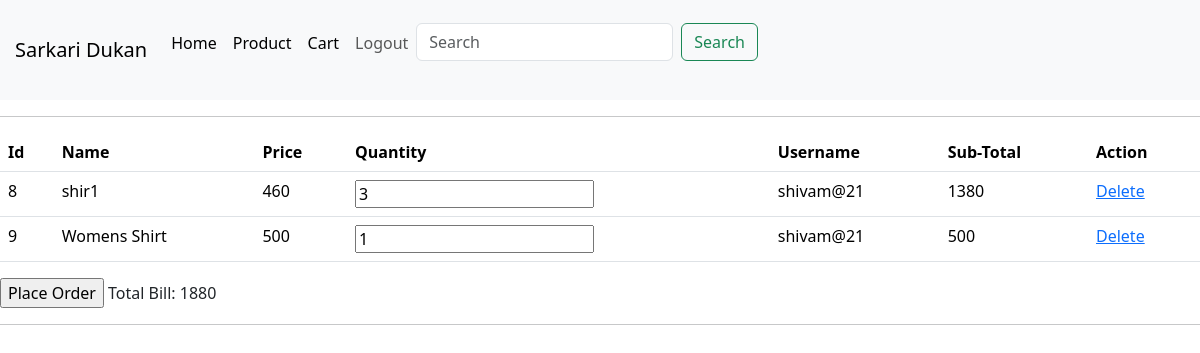
Before: /clist (signed in) with the older database file.
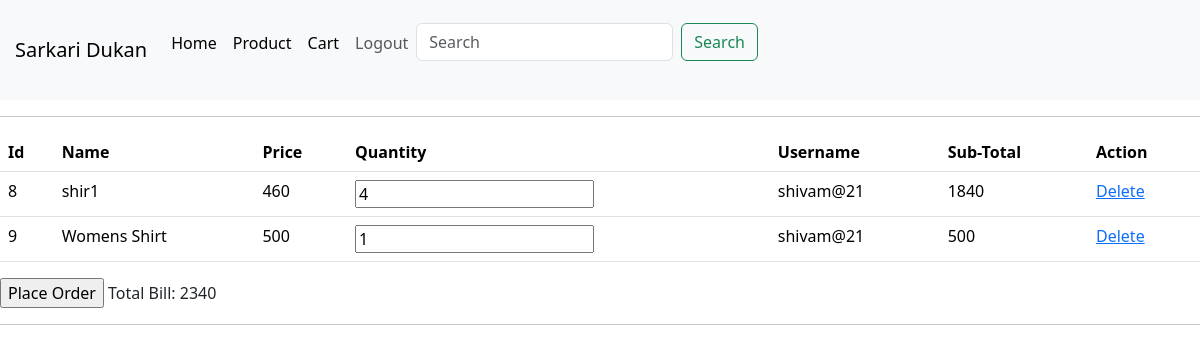
After: the same page with the newer database file.
### eapp/models.py (models this page shows, shortened)
class Cart(models.Model):
    user=models.ForeignKey(User,on_delete=models.CASCADE)
    product=models.ForeignKey(Product,on_delete=models.CASCADE)
    quantity = models.PositiveIntegerField(default=1)
    class Meta:
        db_table = 'cart'

class Product(models.Model):
    name=models.CharField(max_length=30)
    price=models.IntegerField(default=0)
    description=models.TextField(max_length=300,default='',null=True,blank=True)
    category=models.ForeignKey(Category,on_delete=models.CASCADE)
    image=models.ImageField(upload_to='image')
    class Meta:
        db_table='product'

### eapp/views.py (the view)
# urls.py: path('clist',v.cart_list,name='clist'),
def cart_list(request):
    user_id = request.session.get('uid')
    print(user_id)
    cart_items = Cart.objects.filter(user_id=user_id)
    print(cart_items)
    cart_with_subtotals = [
        {
            'item':item,
            'subtotal': item.product.price * item.quantity
        }for item in cart_items
    ]
    total_price = sum(item['subtotal'] for item in cart_with_subtotals)
    context={
        'cl': cart_with_subtotals,
        'total_price': total_price
    }
    return render(request,'clist.html',context)

### eapp/templates/clist.html (shortened to what this page needs)
{% extends 'base.html' %}
{% load static %}
    {% block body %}
        <hr>
        <form method="post">
            <table class="table">
                <thead>
                    <tr>
                        <th>Id</th>
                        <th>Name</th>
                        <th>Price</th>
                        <th>Quantity</th>
                        <th>Username</th>
                        <th>Sub-Total</th>
                        <th>Action</th>
                    </tr>
                </thead>
                <tbody>
                    {% for item in cl %}
                    <tr>
                        <td>{{ item.item.id }}</td>
                        <td>{{ item.item.product.name }}</td>
                        <td>{{ item.item.product.price }}</td>
                        <td>
                            <input type="number" name="" value="{{ item.item.quantity }}" min="1">
                        </td>
                        <td>{{ item.item.user.username }}</td>
                        <td>{{ item.subtotal }}</td>
                        <td><a href="{% url 'eapp:delete1' item.item.id %}">Delete</a></td>
                    </tr>
                    {% endfor %}
                </tbody>
            </table>
            <div class="total-section">
                <input type="submit" value="Place Order">
                <span>Total Bill: {{ total_price }}</span>
            </div>
        </form>
        <hr>
    {% endblock %}

### eapp/templates/base.html
{% load static %}
<link rel="stylesheet" href="https://cdn.jsdelivr.net/npm/bootstrap@5.3.3/dist/css/bootstrap.min.css">
<link rel="stylesheet" href="{% static 'css/style.css' %}">
{% include "navbar.html" %}
{% block body %}
{% endblock %}

### eapp/templates/navbar.html (shortened to what this page needs)
<!DOCTYPE html>
<html lang="en">
<head>
</head>
<body>
    <nav class="navbar navbar-expand-lg bg-body-tertiary" >
        <div class="container-fluid">
          <a class="navbar-brand" href="/">Sarkari Dukan</a>
          <div class="collapse navbar-collapse" id="navbarNavAltMarkup">
            <div class="navbar-nav">
              <a class="nav-link active" aria-current="page" href="/">Home</a>
              <a class="nav-link active" aria-current="page" href="{%url 'eapp:product'%}">Product</a>
              <a class="nav-link active" aria-current="page" href="{%url 'eapp:clist'%}">Cart</a>
              {%if user.is_authenticated%}
              <a class="nav-link" href="{%url 'eapp:logout'%}">Logout</a>
              {%else%}
              <a class="nav-link" href="{%url 'eapp:register'%}">register</a>
              <a class="nav-link" href="{%url 'eapp:login'%}"> Login</a>
              {%endif%}
              <form class="d-flex" role="search" method='post' action='{%url 'eapp:p_search'%}'>
                <input class="form-control me-2" type="search" placeholder="Search" aria-label="Search" name='srch'>
                <button class="btn btn-outline-success" type="submit">Search</button>
              </form>
            </div>
          </div>
        </div>
      </nav>
</body>
</html>

### eapp/static/css/style.css (style rules this page uses)
.container-fluid { padding: 15px; }

Changed rows visible on the page:
changed Cart "shir1": item.quantity "3" → "4"; subtotal "1380" → "1840"
Other visible differences:
{{ total_price }}: "1880" → "2340"
